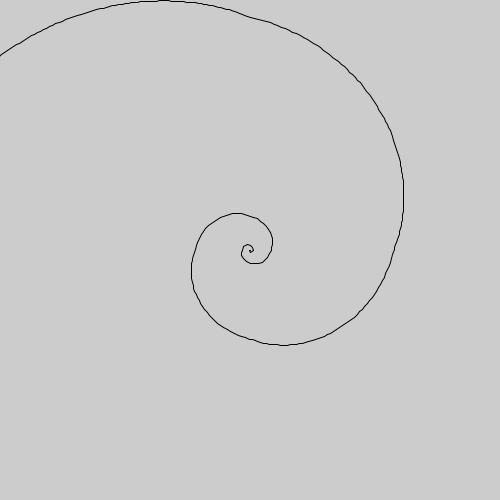
Frame 1 (no input)
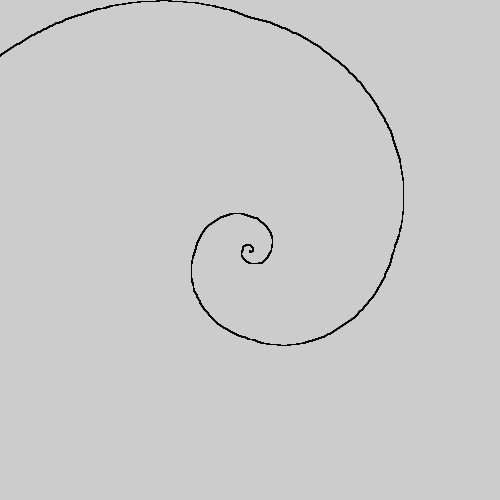
Frame 60 (the mouse pressed at the canvas centre just before this capture)
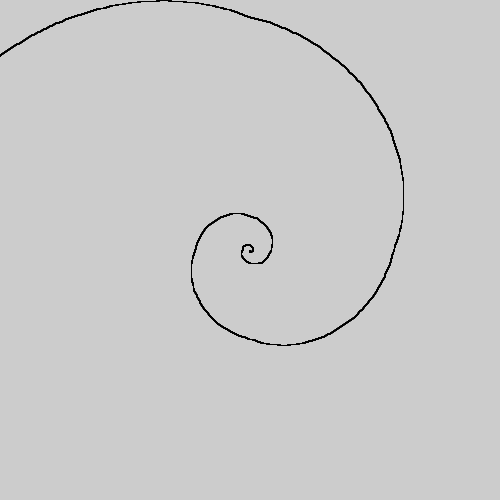
Frame 120 (the mouse held since frame 60 and released just before this capture)

The Processing sketch that drew these frames (run headless with seeded random() and noise(); from frame 60 on, the mouse is pressed at the canvas centre):

// Processing sketch: Loops_Recursion
// ── Loops_Recursion.pde
void setup()
{
  size(500, 500);
  smooth();
  centX = width / 2;
  centY = height / 2;
  
  //fibonachiLoop();
  
  //fibonachiRecursive(0, 1);
  
  println(decimalToBinary(16));
  
  //println(decimalToBinaryRecursive(255));  
  
  //println(binaryToDecimal("1001"));
  
  //println(binaryToDecimalRecursive("1001", 0));
  
  previous = 0;
  current = 1;
}

int previous, current;
float centX, centY;

int nextFib()
{
  current += previous;
  previous = current - previous;
  return previous;
}

void drawFibSpiral()
{
  int quadCount = 15;
  float theta = 0;
  float startRad = 0;
  float endRad = 0;
  previous = 0;
  current = 1;
  float prevX = centX, prevY = centY;
  for (int i = 0 ; i < quadCount ; i ++)
  {
    startRad = endRad;
    endRad = nextFib();
    float steps = startRad - endRad;
    float thetaInc = HALF_PI / steps;
    for (float f = startRad ; f < endRad ; f ++)
    {
      float x = centX + sin(theta) * f;
      float y = centY - cos(theta) * f;
      theta += thetaInc;
      line(prevX, prevY, x, y);
      prevX = x;
      prevY = y;
    }
  }
}

void draw()
{
 drawFibSpiral();   
}

void fibonachiRecursive(int previous, int current)
{
  if (current > 200)
  {
    return;
  }
  else
  {
    println(current);
    fibonachiRecursive(current, current + previous);
  }
}

void fibonachiLoop()
{
  int previous = 0;
  int current = 1;
  
  while (current < 200)
  {    
    println(current);
    current = current + previous;
    previous = current - previous;
  }  
}

String decimalToBinaryRecursive(int decimal)
{
  if (decimal == 0)
  {
    return "";
  }
  else
  {
    return (decimal % 2) + decimalToBinaryRecursive(decimal / 2);
  }
}

int binaryToDecimalRecursive(String binary)
{
  return binaryToDecimalRecursive(binary, 0);
}

int binaryToDecimalRecursive(String binary, int i)
{
  if (i == binary.length())
  {
    return 0;
  }
  else
  {
    return (binary.charAt(i) == '1' ? (int) pow(2, i) : 0) +  binaryToDecimalRecursive(binary, ++ i);
  }   
}

int binaryToDecimal(String binary)
{
  int ret = 0;
  for (int i = 0 ; i < binary.length() ; i ++)
  {
    ret += (binary.charAt(i) == '1') ? pow(2, i) : 0;
  }
  
  return ret;
}


String decimalToBinary(int decimal)
{
  String ret = "";
  while (decimal > 0)
  {
    ret += "" + (decimal % 2);
    decimal /= 2;
  }
  return ret;
}
